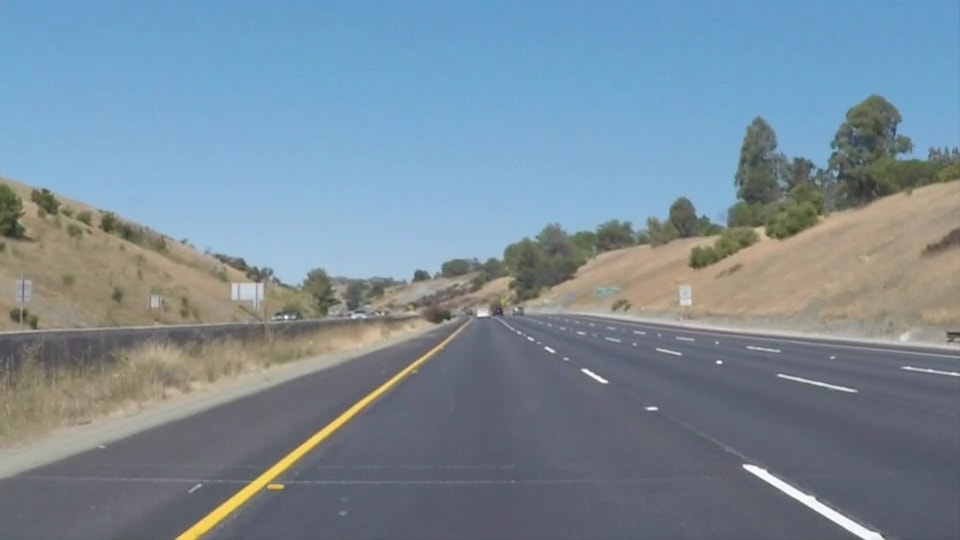
#> input picture test_images/whiteCarLaneSwitch.jpg, 960 x 540 px
$ jupyter execute --allow-errors aravind.ipynb   (shell and % lines are left out)
#> lines starting #> are read from the running program, lines starting #| are printed output that depends on the picture; after the words box and inside, x2 and y2 are one past the last pixel; in counts of white or black regions, pixels touching at a corner belong together
# Self-Driving Car Engineer Nanodegree

## Project 1: Finding Lane Lines On The Road

This first project of Udacity's SDCND is to recognize lane-lines on a freeway in a video and overlay them with a continuous (red or any preferred color) line using computer vision techniques. The computer vision techniques were applied by using the Open Computer Vision (OpenCV) library. The project was written in Python. The project has a template that leads one to achieve this goal as a step-by-step process.

- Import a sample image and pre-process it
- Pre-processing includes - convert to grayscale, apply gaussian smoothing
- Apply Canny edge detection technique
- Identify region of interest in the edge detected image
- Apply Probabilistic Hough Transform
- Overlay continuous lines on the original image
- Use the above pipeline to find lane-lines on a collection of freeway images
- Test the same pipeline on a short video sample of the freeway

---
The following sections will detail the above mentioned pipeline to achieve the goal of finding lane-lines on a freeway and overlaying them with continous lines to mark a lane using computer vision techniques.

## Import packages

[cell 1]
# Define the necessary imports
import matplotlib.pyplot as plt
import matplotlib.image as mpimg
import numpy as np
import cv2

## Read in an image

[cell 2]
# input image
image = mpimg.imread('test_images/whiteCarLaneSwitch.jpg')
#> image is the input picture: shape (540, 960, 3); mean R, G, B 121.2, 139.4, 152.9

# print out the stats of the image and plot it
print('This image is: ', type(image), 'with dimensions: ', image.shape)
#| This image is:  <class 'numpy.ndarray'> with dimensions:  (540, 960, 3)
plt.imshow(image)
plt.title('Original input color image')

## Helper Functions

[cell 3]
import math

def grayscale(img):
    # convert the input image to grayscale
    return cv2.cvtColor(img, cv2.COLOR_RGB2GRAY)

def gaussianBlur(img, kernel_size):
    # apply gaussian smoothing to eliminate the image noise
    return cv2.GaussianBlur(img,(kernel_size, kernel_size), 0)

def cannyEdges(img, low_threshold, high_threshold):
    # apply canny transform to the gaussian image
    return cv2.Canny(img, low_threshold, high_threshold)

def regionOfInterest(img, vertices):
    # a polygon to mask the region of interest in the image
    # the ROI is retained and the rest of the image is set black

    # create a blank image with original image attributes
    mask = np.zeros_like(img)

    # define 3channel or 1channel color to fill the mask with depending
    # on the input image
    if len(img.shape) > 2:
        channel_count = img.shape[2] # 3 or 4 depending on the image
        ignore_mask_color = (255,) * channel_count
    else:
        ignore_mask_color = 255

    # fill pixels inside the polygon defined by "vertices" with the fill color
    cv2.fillPoly(mask, vertices, ignore_mask_color)

    # returning the image only where mask pixels are non-zero
    masked_image = cv2.bitwise_and(img, mask)
    return masked_image

# [4 lines left out: function draw_lines, not called in this run]

def draw_lines_extrapolation(img, lines, color=[255,0,0], thickness=5):
    # modified 'draw_lines' helper function to include techniques to
    # draw extrapolated lines on the lanes.

    # lists to store the values x1 and x2 values from eqn of a line
    x1_leftLine = []
    x2_leftLine = []
    x1_rightLine = []
    x2_rightLine = []

    # iterating through the 'lines' image which has the Hough transformed lines
    for line in lines:
        for x1,y1,x2,y2 in line:
            slope = (y2-y1)/(x2-x1)
            if slope < 0: # slope is < 0 for left lane line
                polyval = np.polyfit([x1, x2], [y1, y2], 1) # to find slope and intercept
                eqnX1 = (img.shape[0] - polyval[1])/polyval[0] # rewriting line equation to find x value
                eqnX2 = (int(img.shape[0]*0.611) - polyval[1])/polyval[0] # img.shape *0.611 = 330, upper value of the ROI mask
                x1_leftLine.append(int(eqnX1))
                x2_leftLine.append(int(eqnX2))

            elif slope > 0: # slope is > 0 for right lane line
                polyval = np.polyfit([x1, x2], [y1, y2], 1)
                eqnX1 = (img.shape[0] - polyval[1])/polyval[0]
                eqnX2 = (int(img.shape[0]*0.611) - polyval[1])/polyval[0]
                x1_rightLine.append(int(eqnX1))
                x2_rightLine.append(int(eqnX2))

    # to compute the average of the list for left and right lines by ignoring NaNs and
    # get x1,y1,x2,y2 to draw the extrapolated lines

    x1_coordR = int(np.nanmean(x1_rightLine))
    x2_coordR = int(np.nanmean(x2_rightLine))

    x1_coordL = int(np.nanmean(x1_leftLine))
    x2_coordL = int(np.nanmean(x2_leftLine))


    # a limiter to avoid abnormal detection of white lines and lane overlaying hapazardness
    if x2_coordR >= 480 and x2_coordR <= 545:
        if x2_coordL >= 415 and x2_coordL <= 480:

        # draw the extrapolated lines from the x values obtained above, y values are from ROI
            cv2.line(img,(x1_coordR,img.shape[0]), (x2_coordR,int(img.shape[0]*0.611)), color, thickness)
            cv2.line(img,(x1_coordL,img.shape[0]), (x2_coordL,int(img.shape[0]*0.611)), color, thickness)


def houghTransform(img, rho, theta, threshold, min_line_len, max_line_gap):
    # apply probabilistoic Hough Transform

    lines = cv2.HoughLinesP(img, rho, theta, threshold, np.array([]),\
                           minLineLength=min_line_len, maxLineGap= \
                           max_line_gap)

    line_img = np.zeros((img.shape[0], img.shape[1], 3), dtype=np.uint8)
    draw_lines_extrapolation(line_img, lines)
    #draw_lines(line_img, lines)

    return line_img

def weighted_img(img, initial_img, α=0.8, β=1., γ=0.):
    """
    `img` is the output of the hough_lines(), An image with lines drawn on it.
    Should be a blank image (all black) with lines drawn on it.

    `initial_img` should be the image before any processing.

    The result image is computed as follows:

    initial_img * α + img * β + γ
    NOTE: initial_img and img must be the same shape!
    """

    return cv2.addWeighted(initial_img, α, img, β, γ)

## Grayscale of the input image

[cell 4]
gray = grayscale(image)
plt.title('Grayscale of the input image')
plt.imshow(gray, cmap ='gray')

## Gaussian smoothing applied

[cell 5]
kernel_size = 3
gs_img = gaussianBlur(gray, kernel_size)
plt.title('Gaussian smoothing applied')
plt.imshow(gs_img, cmap='gray')

## Apply Canny Transform

[cell 6]
l_thresh = 45
h_thresh = 135
c_img = cannyEdges(gs_img, l_thresh, h_thresh)
#> in cannyEdges, `return cv2.Canny(img, low_threshold, high_threshold)`:
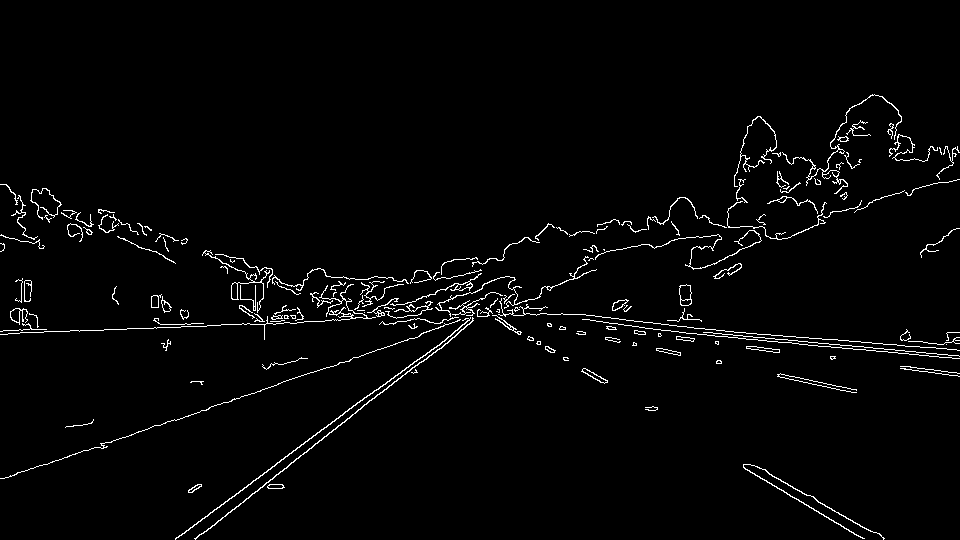
#> returned value: shape (540, 960); 2.3% white in thin lines or dots, all inside (x1, y1, x2, y2) = (0, 94, 960, 540)
plt.title('After Canny transform')
plt.imshow(c_img, cmap='gray')
print(c_img.shape)
#| (540, 960)

## Region Of Interest Mask

[cell 7]
# define the vertices of the polygon mask
top_left = [415,330]
top_right = [545,330]
bottom_left = [150,540]
bottom_right = [900,540]
polyGon = np.array([[(top_left[0], top_left[1]),\
           (top_right[0], top_right[1]),\
           (bottom_right[0], bottom_right[1]),\
           (bottom_left[0], bottom_left[1])]], dtype=np.int32)
roi_img = regionOfInterest(c_img, polyGon)
#> in regionOfInterest, `masked_image = cv2.bitwise_and(img, mask)`:
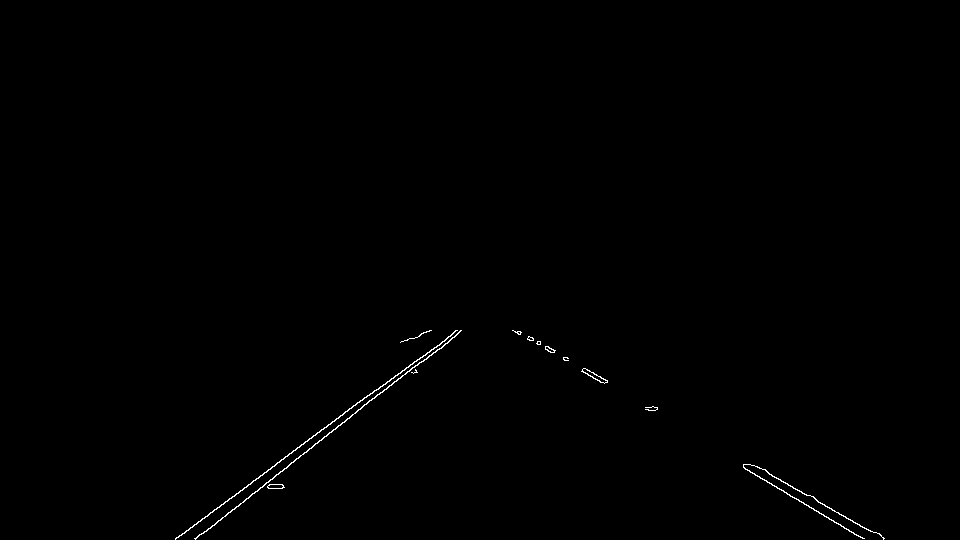
#> masked_image: shape (540, 960); 0.32% white in thin lines or dots, all inside (x1, y1, x2, y2) = (175, 330, 885, 540)
plt.title('Masked Image')
plt.imshow(roi_img, cmap='gray')

## Apply Hough Transform

[cell 8]
# uses the modified 'draw_lines_extrapolation' helper function to draw lines on the masked image
h_img = houghTransform(roi_img, rho=2, theta=(np.pi/180), threshold=18, min_line_len=50, max_line_gap=4)
#> in houghTransform, `lines = cv2.HoughLinesP(img, rho, theta, threshold, np.array([]),\ min..`: lines = [[195, 539, 349, 418], [817, 501, 871, 531], [175, 539, 367, 395], [364, 404, 421, 361], [743, 466, 863, 538], [219, 507, 414, 361], [754, 465, 817, 500], [290, 463, 345, 421], [743, 467, 794, 498]]
#> the loop in draw_lines_extrapolation, `for line in lines:` made 9 passes
#> after the loop in draw_lines_extrapolation, `for line in lines:`: x1_leftLine = [193, 173, 183, 174, 189]; x1_rightLine = [887, 866, 889, 863]; x2_leftLine = [462, 455, 463, 456, 465]; x2_rightLine = [507, 514, 509, 515]
#> in draw_lines_extrapolation, `x1_coordR = int(np.nanmean(x1_rightLine))`: x1_coordR = 876
#> in draw_lines_extrapolation, `x2_coordR = int(np.nanmean(x2_rightLine))`: x2_coordR = 511
#> in draw_lines_extrapolation, `x1_coordL = int(np.nanmean(x1_leftLine))`: x1_coordL = 182
#> in draw_lines_extrapolation, `x2_coordL = int(np.nanmean(x2_leftLine))`: x2_coordL = 460
plt.title('Probabilistic Hough Transform applied')
plt.imshow(h_img)

[cell 9]
# Final output of the original image overlaying lane-lines
inter_img = weighted_img(h_img, image )
plt.title('Marked Lane-lines on the road ')
plt.imshow(inter_img)

## Build a Lane Finding Pipeline

[cell 10]
import os
img_list = [] # to store the names of all the image files
os.makedirs('test_images_output/', exist_ok=True) # create a directory

[cell 11]
# Define function to call all the helper functions in order, to process
# the images in test_images/ directory

def findLaneLines(img):
    # returns color image with 3 channel and the red lines marking the lane

    or_img = np.copy(img) # copy of the original image
    gray_img = grayscale(img)
    gB_img = gaussianBlur(gray_img, kernel_size=3)
    canny_img = cannyEdges(gB_img, low_threshold=45, high_threshold=135)

    # region of interest vertices
    top_left = [430,327]
    top_right = [550,327]
    bottom_left = [150,540]
    bottom_right = [900,540]

    polyGon = np.array([[(top_left[0], top_left[1]), \
                         (top_right[0], top_right[1]),\
                         (bottom_right[0], bottom_right[1]),\
                         (bottom_left[0], bottom_left[1])]], dtype=np.int32)

    roi_img = regionOfInterest(canny_img, polyGon)
    hough_img = houghTransform(roi_img, rho=2, theta=(np.pi/180), threshold=55, min_line_len=40, max_line_gap=100)
    final_img = weighted_img(hough_img, or_img)
    return final_img

## Test the pipeline on a set of images
Images are in .jpg format and with dimensions 960x540 pixels

[cell 12]
# append the names of all the images to a list
for file in os.listdir('test_images/'):
    img_list.append(file)
#> pass 2 of the loop `for file in os.listdir('test_images/'):`:

# directories
input_dir = 'test_images'
output_dir = 'test_images_output'
for x in range(len(img_list)):
    new_img = mpimg.imread(os.path.join(input_dir,img_list[x]))
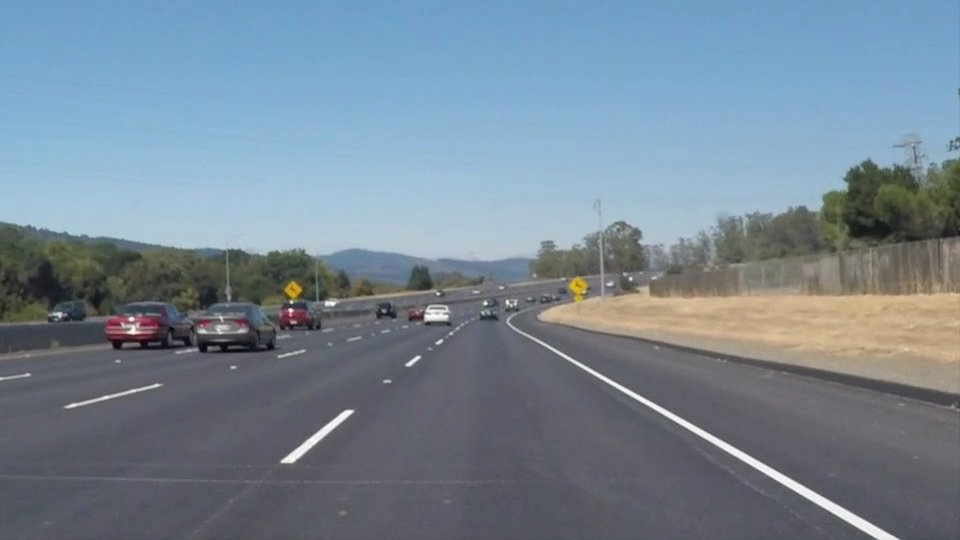
#> input picture test_images/solidWhiteCurve.jpg, 960 x 540 px
#> new_img is the input picture: shape (540, 960, 3); mean R, G, B 118.5, 134.5, 148.1

    # test the image with the image processing pipeline 'findLaneLines'
    output_img = findLaneLines(new_img)
#> in grayscale (call 2), `return cv2.cvtColor(img, cv2.COLOR_RGB2GRAY)`:
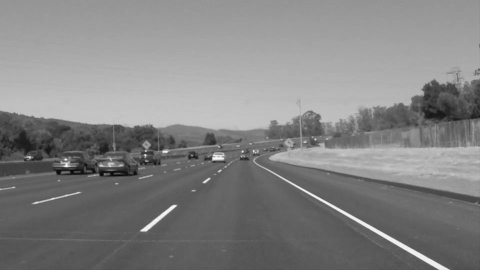
#> returned value: shape (540, 960) (shown at 1/2 size); min 5, max 255, mean 131.2
#> in regionOfInterest (call 2), `masked_image = cv2.bitwise_and(img, mask)`:
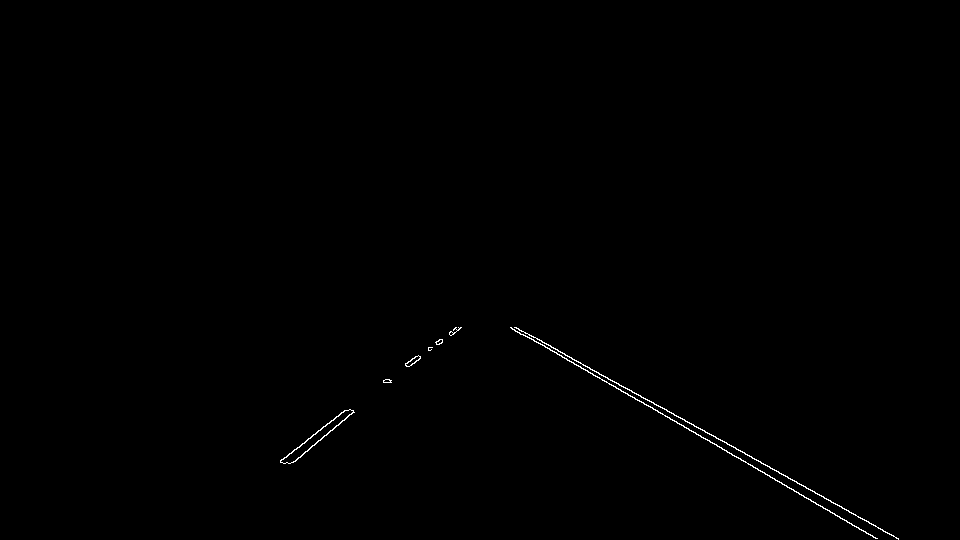
#> masked_image: shape (540, 960); 0.3% white in thin lines or dots, all inside (x1, y1, x2, y2) = (280, 327, 899, 540)
#> call 2 of draw_lines_extrapolation, with lines = array of shape (9, 1, 4), thickness = 5
#> the loop in draw_lines_extrapolation (call 2), `for line in lines:` made 9 passes
#> line on passes 1 to 8: [[533, 336, 898, 538]], [[510, 327, 876, 538]], [[294, 449, 456, 327]], [[289, 463, 458, 327]], [[529, 337, 872, 535]], [[576, 360, 645, 399]], [[280, 462, 415, 356]], [[515, 327, 898, 539]]
#> after the loop in draw_lines_extrapolation (call 2), `for line in lines:`: x1_leftLine = [173, 193, 180, 199]; x1_rightLine = [901, 879, 880, 894, 899]; x2_leftLine = [453, 455, 449, 452]; x2_rightLine = [520, 513, 515, 521, 518]
#> in draw_lines_extrapolation (call 2), `x1_coordR = int(np.nanmean(x1_rightLine))`: x1_coordR = 890
#> in draw_lines_extrapolation (call 2), `x2_coordR = int(np.nanmean(x2_rightLine))`: x2_coordR = 517
#> in draw_lines_extrapolation (call 2), `x1_coordL = int(np.nanmean(x1_leftLine))`: x1_coordL = 186
#> in draw_lines_extrapolation (call 2), `x2_coordL = int(np.nanmean(x2_leftLine))`: x2_coordL = 452
#> in draw_lines_extrapolation (call 2), `cv2.line(img,(x1_coordL,img.shape[0]), (x2_coordL,int(img.shape[0]*0.6..`:
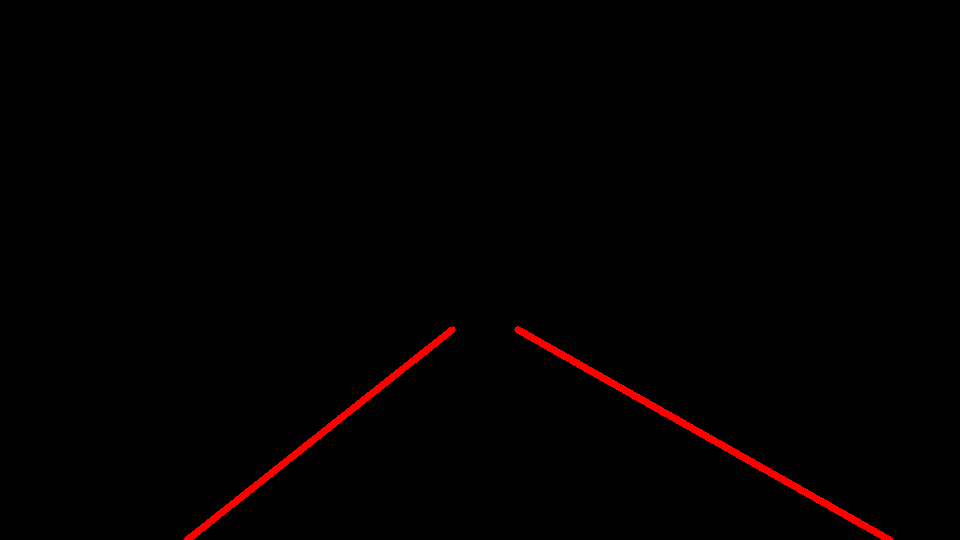
#> img: shape (540, 960, 3); mean of channels 0, 1, 2 2.7, 0, 0; drawn as R, G, B
#> call 2 of weighted_img, with α = 0.8, β = 1, γ = 0
#> in weighted_img (call 2), `return cv2.addWeighted(initial_img, α, img, β, γ)`:
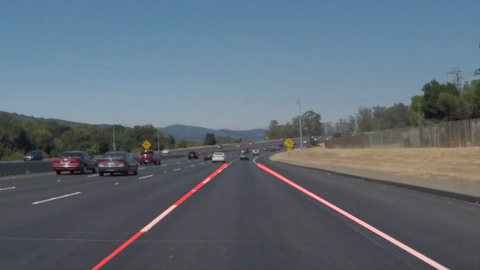
#> returned value: shape (540, 960, 3) (shown at 1/2 size); mean of channels 0, 1, 2 96.1, 107.6, 118.5; drawn as R, G, B

    # write the image output
    cv2.imwrite(os.path.join(output_dir, img_list[x]),cv2.cvtColor(output_img,cv2.COLOR_RGB2BGR))
#> pass 2 of the loop `for x in range(len(img_list)):`:
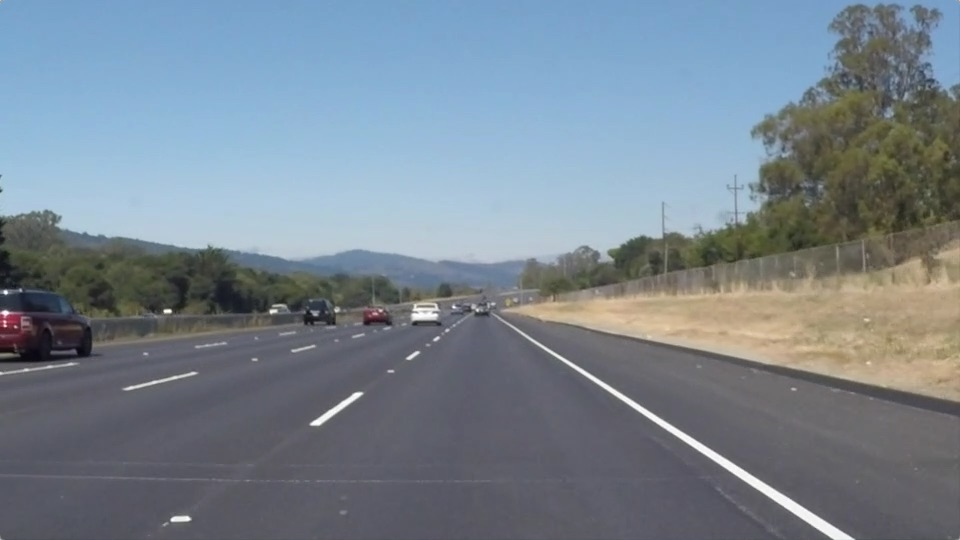
#> input picture test_images/solidWhiteRight.jpg, 960 x 540 px
#> new_img is the input picture: shape (540, 960, 3); mean R, G, B 120.3, 132.6, 143.7
#> in regionOfInterest (call 3), `masked_image = cv2.bitwise_and(img, mask)`:
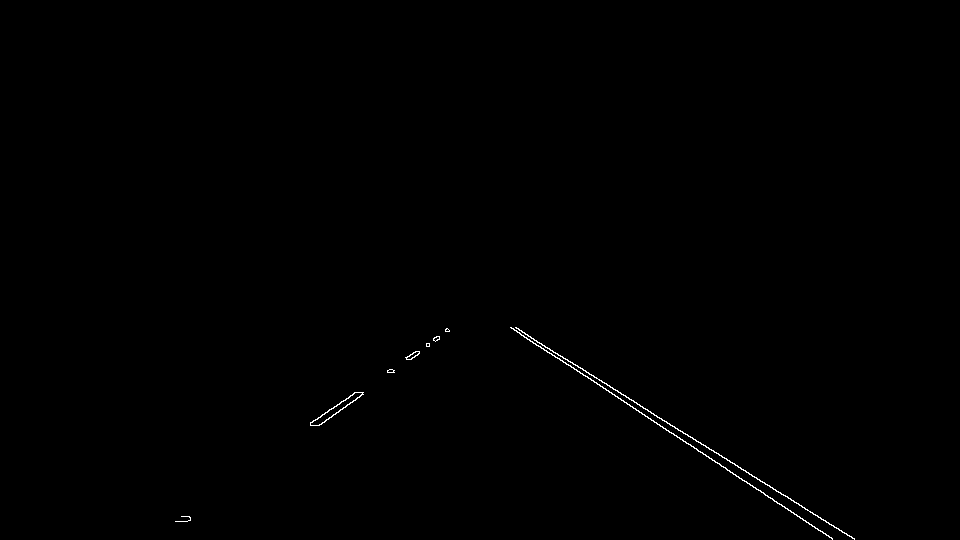
#> masked_image: shape (540, 960); 0.27% white in thin lines or dots, all inside (x1, y1, x2, y2) = (175, 327, 855, 540)
#> in weighted_img (call 3), `return cv2.addWeighted(initial_img, α, img, β, γ)`:
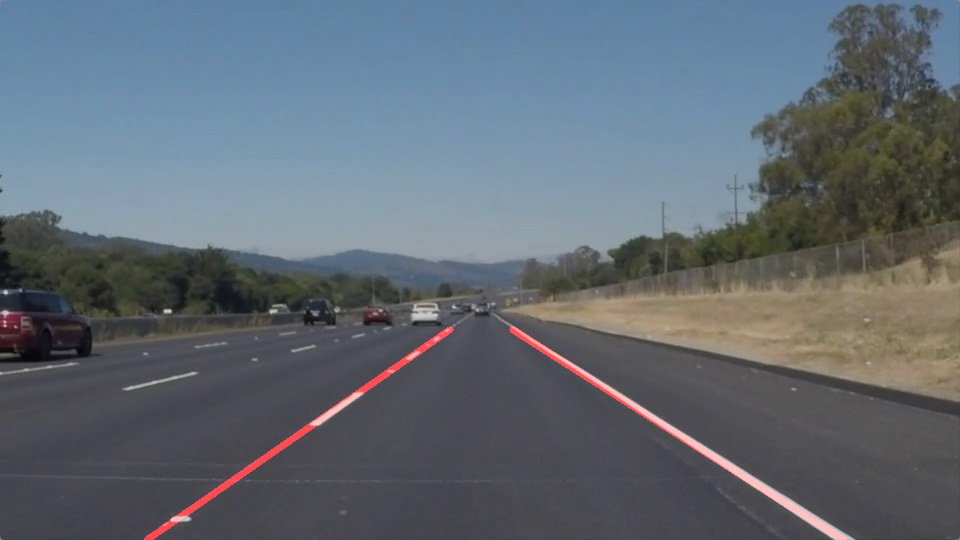
#> returned value: shape (540, 960, 3); mean of channels 0, 1, 2 97.5, 106.1, 114.9; drawn as R, G, B
